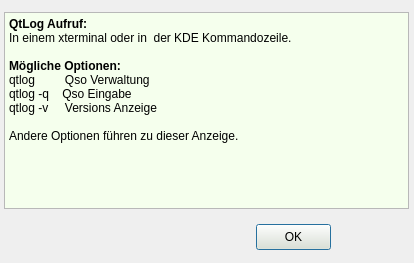
<ui version="4.0" >
 <class>start</class>
 <widget class="QDialog" name="start" >
  <property name="geometry" >
   <rect>
    <x>0</x>
    <y>0</y>
    <width>414</width>
    <height>263</height>
   </rect>
  </property>
  <property name="font" >
   <font>
    <pointsize>9</pointsize>
   </font>
  </property>
  <property name="windowTitle" >
   <string>Aufruf Optionen</string>
  </property>
  <widget class="QPushButton" name="ButtonOK" >
   <property name="geometry" >
    <rect>
     <x>256</x>
     <y>224</y>
     <width>75</width>
     <height>26</height>
    </rect>
   </property>
   <property name="palette" >
    <palette>
     <active>
      <colorrole role="Button" >
       <brush brushstyle="SolidPattern" >
        <color alpha="255" >
         <red>238</red>
         <green>235</green>
         <blue>213</blue>
        </color>
       </brush>
      </colorrole>
     </active>
     <inactive>
      <colorrole role="Button" >
       <brush brushstyle="SolidPattern" >
        <color alpha="255" >
         <red>238</red>
         <green>235</green>
         <blue>213</blue>
        </color>
       </brush>
      </colorrole>
     </inactive>
     <disabled>
      <colorrole role="Button" >
       <brush brushstyle="SolidPattern" >
        <color alpha="255" >
         <red>238</red>
         <green>235</green>
         <blue>213</blue>
        </color>
       </brush>
      </colorrole>
     </disabled>
    </palette>
   </property>
   <property name="text" >
    <string>OK</string>
   </property>
  </widget>
  <widget class="QTextEdit" name="textEdit" >
   <property name="geometry" >
    <rect>
     <x>4</x>
     <y>12</y>
     <width>405</width>
     <height>197</height>
    </rect>
   </property>
   <property name="palette" >
    <palette>
     <active>
      <colorrole role="Base" >
       <brush brushstyle="SolidPattern" >
        <color alpha="255" >
         <red>245</red>
         <green>255</green>
         <blue>237</blue>
        </color>
       </brush>
      </colorrole>
     </active>
     <inactive>
      <colorrole role="Base" >
       <brush brushstyle="SolidPattern" >
        <color alpha="255" >
         <red>245</red>
         <green>255</green>
         <blue>237</blue>
        </color>
       </brush>
      </colorrole>
     </inactive>
     <disabled>
      <colorrole role="Base" >
       <brush brushstyle="SolidPattern" >
        <color alpha="255" >
         <red>255</red>
         <green>255</green>
         <blue>255</blue>
        </color>
       </brush>
      </colorrole>
     </disabled>
    </palette>
   </property>
   <property name="html" >
    <string>&lt;!DOCTYPE HTML PUBLIC "-//W3C//DTD HTML 4.0//EN" "http://www.w3.org/TR/REC-html40/strict.dtd">
&lt;html>&lt;head>&lt;meta name="qrichtext" content="1" />&lt;style type="text/css">
p, li { white-space: pre-wrap; }
&lt;/style>&lt;/head>&lt;body style=" font-family:'Sans Serif'; font-size:9pt; font-weight:400; font-style:normal;">
&lt;p style=" margin-top:0px; margin-bottom:0px; margin-left:0px; margin-right:0px; -qt-block-indent:0; text-indent:0px;">&lt;span style=" font-weight:600;">QtLog Aufruf:&lt;/span>&lt;/p>
&lt;p style=" margin-top:0px; margin-bottom:0px; margin-left:0px; margin-right:0px; -qt-block-indent:0; text-indent:0px; font-weight:600;">&lt;span style=" font-weight:400;">In einem xterminal oder in  der KDE Kommandozeile.&lt;/span>&lt;/p>
&lt;p style="-qt-paragraph-type:empty; margin-top:0px; margin-bottom:0px; margin-left:0px; margin-right:0px; -qt-block-indent:0; text-indent:0px; font-weight:600;">&lt;/p>
&lt;p style=" margin-top:0px; margin-bottom:0px; margin-left:0px; margin-right:0px; -qt-block-indent:0; text-indent:0px; font-weight:600;">Mögliche Optionen:&lt;/p>
&lt;p style=" margin-top:0px; margin-bottom:0px; margin-left:0px; margin-right:0px; -qt-block-indent:0; text-indent:0px; font-weight:600;">&lt;span style=" font-weight:400;">qtlog         Qso Verwaltung&lt;/span>&lt;/p>
&lt;p style=" margin-top:0px; margin-bottom:0px; margin-left:0px; margin-right:0px; -qt-block-indent:0; text-indent:0px;">qtlog -q    Qso Eingabe&lt;/p>
&lt;p style=" margin-top:0px; margin-bottom:0px; margin-left:0px; margin-right:0px; -qt-block-indent:0; text-indent:0px;">qtlog -v     Versions Anzeige&lt;/p>
&lt;p style="-qt-paragraph-type:empty; margin-top:0px; margin-bottom:0px; margin-left:0px; margin-right:0px; -qt-block-indent:0; text-indent:0px;">&lt;/p>
&lt;p style=" margin-top:0px; margin-bottom:0px; margin-left:0px; margin-right:0px; -qt-block-indent:0; text-indent:0px;">Andere Optionen führen zu dieser Anzeige.&lt;/p>
&lt;p style="-qt-paragraph-type:empty; margin-top:0px; margin-bottom:0px; margin-left:0px; margin-right:0px; -qt-block-indent:0; text-indent:0px;">&lt;/p>&lt;/body>&lt;/html></string>
   </property>
  </widget>
 </widget>
 <resources/>
 <connections/>
</ui>
